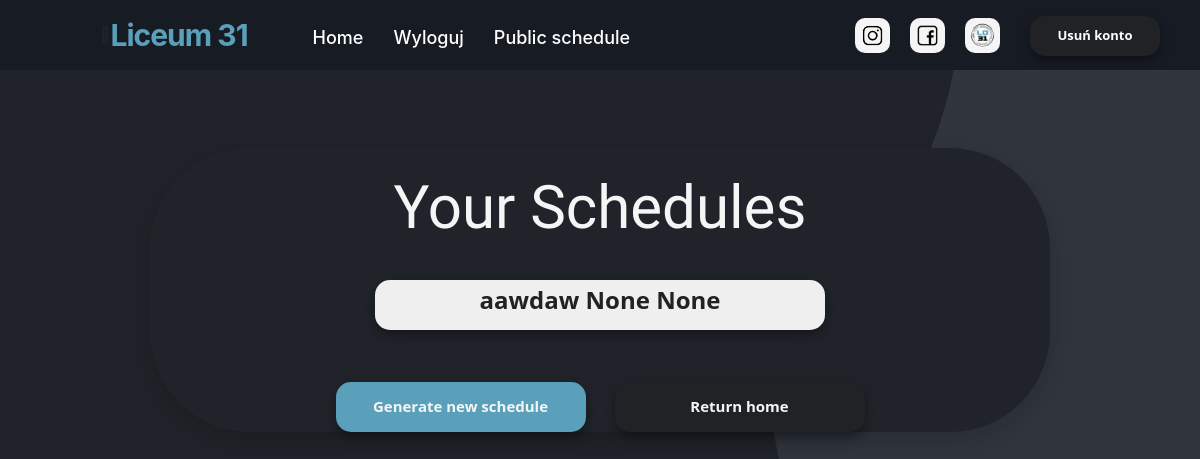
The page /tournaments (signed in) on the database its author committed.
### website/models.py (models this page shows)
class Tournament(db.Model):
    id = db.Column(db.Integer,primary_key=True)
    user_id = db.Column(db.Integer,db.ForeignKey('user.id'))
    name = db.Column(db.String(150))
    date = db.Column(db.Date)
    location = db.Column(db.String(150))
    discipline = db.Column(db.String(150))
    type = db.Column(db.String(150))
    status = db.Column(db.String(150), default="upcoming")
    is_public = db.Column(db.Boolean(),default=False)
    duals = db.relationship('Dual')
    players = db.relationship('Player')
    standings = db.relationship('Standing')

### website/views.py (the view)
@views.route('/tournaments', methods=['GET', 'POST'])
@login_required
def Tournaments():
    return render_template("tournaments.html", user=current_user)

### website/__init__.py (called while the page is built)
def create_app():
    app = Flask(__name__)
    app.config['SECRET_KEY'] = 'kjabwdlajbal'
    app.config['SQLALCHEMY_DATABASE_URI'] = f'sqlite:///{DB_NAME}'
    db.init_app(app)  # inicjowanie bazy danych dla aplikacji
    from .views import views
    from .auth import auth
    app.register_blueprint(views, url_prefix='/')
    app.register_blueprint(auth, url_prefix='/')
    from .models import User,Player
    create_datebase(app)
    login_manager = LoginManager()
    login_manager.login_view = 'auth.login'
    login_manager.init_app(app)
    @login_manager.user_loader
    def load_user(id):
        return User.query.get(int(id))
    return app

### website/templates/tournaments.html
 {% extends "base.html" %} {% block title %}Schedules{% endblock %} {% block content %}
<section class="tournaments_box_container container_tournaments">
    <br>
    <h3 align="center">Your Schedules</h3>
    <br>
    <ol class="list-group list-group-flush" id="pary">
        {% for tournament in user.tournaments %}
        <div align="center">
            <ol class="badge ">
                <button class="btn-danger_nav_list_group" onClick="showTournament({{tournament.id}})"> <div> <h4>{{tournament.name}} {{tournament.date}} {{tournament.location}}</h4> </div></button>
            </ol>
        </div>
        <br /> {% endfor %}
    </ol>
    <br />
    <div align="center">
        <a href="/new-schedule">
            <button type="button" class="btn-danger_nav_tournaments_blue">Generate new schedule</button>
        </a>
        <a href="/" style="margin-left: 25px;">
            <button type="button" class="btn-danger_nav_tournaments">Return home</button>
        </a>
    </div>
</section>
{% endblock %}

### website/static/style.css (style rules this page uses)
body { background-image: url("../static/bgp.png"); scroll-behavior: smooth; overflow: overlay; background-repeat: no-repeat; background-attachment: fixed }
.list-group { display: flex; flex-direction: column; padding-left: 0; margin-bottom: 0; font-weight: 700; }
h3 { color: whitesmoke; font-family: 'Stick No Bills', sans-serif; font-size: 60px; }
.tournaments_box_container { background-color: #20242A; height: 300px; width: 700px; box-shadow: 0 8px 30px 0 rgba(0, 0, 0, 0.2); border-radius: 100px; }
.container_tournaments { width: 900px; height: auto; margin: 0 auto; margin-top: 7%; }
a { color: #fff; font-size: 15px; font-weight: 500; text-decoration: none; }
h4 { font-family: "Segoe UI", Tahoma, Geneva, Verdana, sans-serif; }
.btn-danger_nav_list_group { border: 0; width: 450px; height: 50px; border-radius: 15px; outline: none; box-shadow: 0px 5px 12px rgba(0, 0, 0, 0.4); transition: 0.5s; backface-visibility: hidden; margin-top: 1px; }
.btn-danger_nav_list_group h4 { color: #202225; font-family: "Segoe UI", Tahoma, Geneva, Verdana, sans-serif; font-weight: bold; padding: 5px; }
.btn-danger_nav_tournaments_blue { background-color: #5AA0BA; border: 0; width: 250px; height: 50px; border-radius: 15px; font-family: "Segoe UI", Tahoma, Geneva, Verdana, sans-serif; color: whitesmoke; font-size: 15px; font-weight: bold; outline: none; box-shadow: 0px 5px 12px rgba(0, 0, 0, 0.4); transition: 0.5s; backface-visibility: hidden; margin-top: 1px; }
.btn-danger_nav_tournaments { background-color: #202225; border: 0; width: 250px; height: 50px; border-radius: 15px; font-family: "Segoe UI", Tahoma, Geneva, Verdana, sans-serif; color: whitesmoke; font-size: 15px; font-weight: bold; outline: none; box-shadow: 0px 5px 12px rgba(0, 0, 0, 0.4); transition: 0.5s; backface-visibility: hidden; margin-top: 1px; }

### rows shown on the page
Tournament: name "aawdaw", date "None", location "None"
